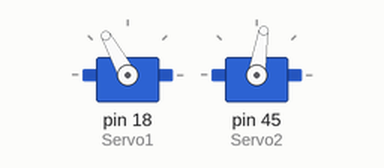
Bench run of a sketch on a simulated Arduino Mega 2560, built with avr-gcc and run on an emulated ATmega2560. Shown: 2 × servo.

Above: at 0.05 s.
At 0.7 s:
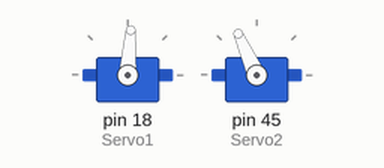
At 1.35 s:
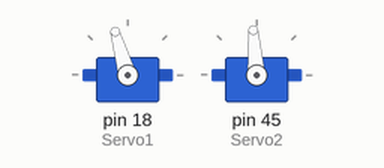
Timing chart, 0 to 3.7 s (numbered marks = the images above):
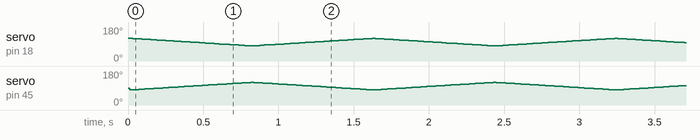

The sketch:

buho.ino
```cpp
#include <Servo.h>

Servo Servo1;
Servo Servo2;

void setup() {
  // put your setup code here, to run once:
  Servo1.attach(18); //derecha mirando de frente
  Servo2.attach(45); //Izquierda mirando de frente

}

void loop() {
  // put your main code here, to run repeatedly:

  for (int i = 80; i< 120; i++)
  {
    Servo1.write(120+(80-i));
    delay(10);
    Servo2.write(i);
    delay(10);
  }
  for (int i = 120; i> 80; i--)
  {
    Servo1.write(80-(i-120));
    delay(10);
    Servo2.write(i);
    delay(10);
  }
}
```
